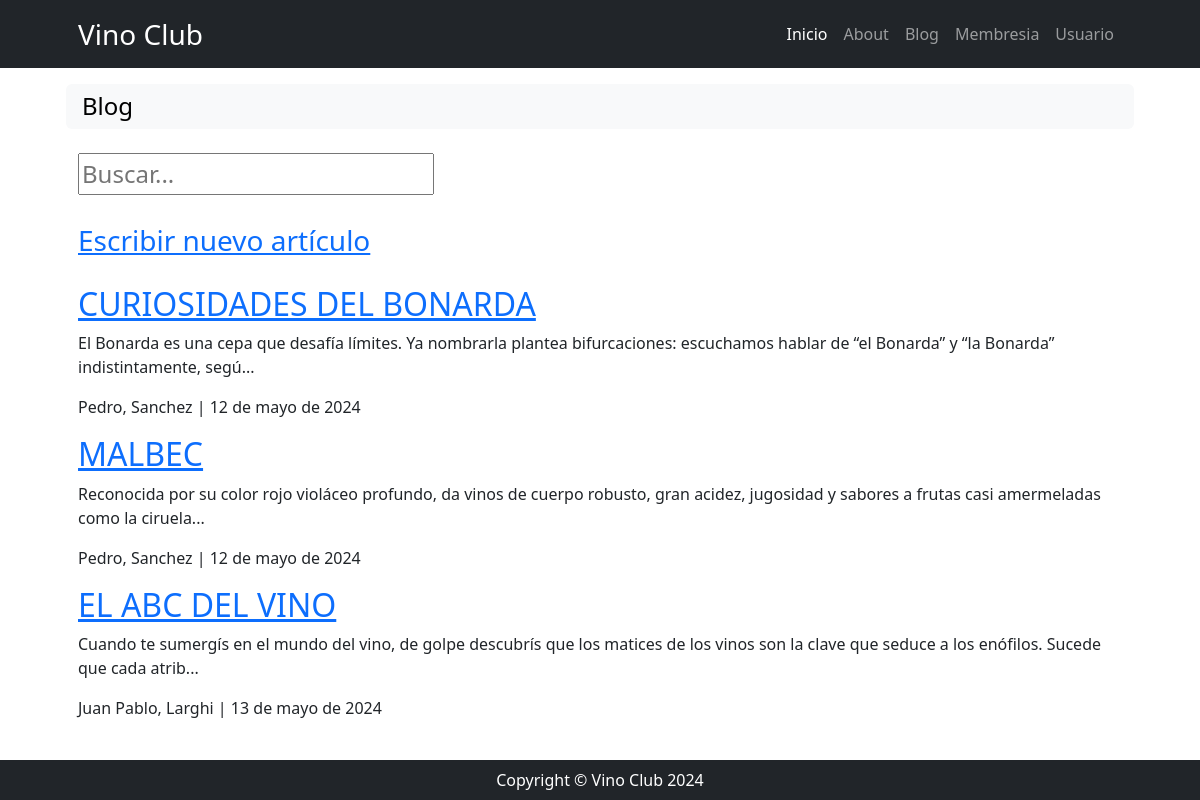
/blog/, run on an earlier commit of the app's database.
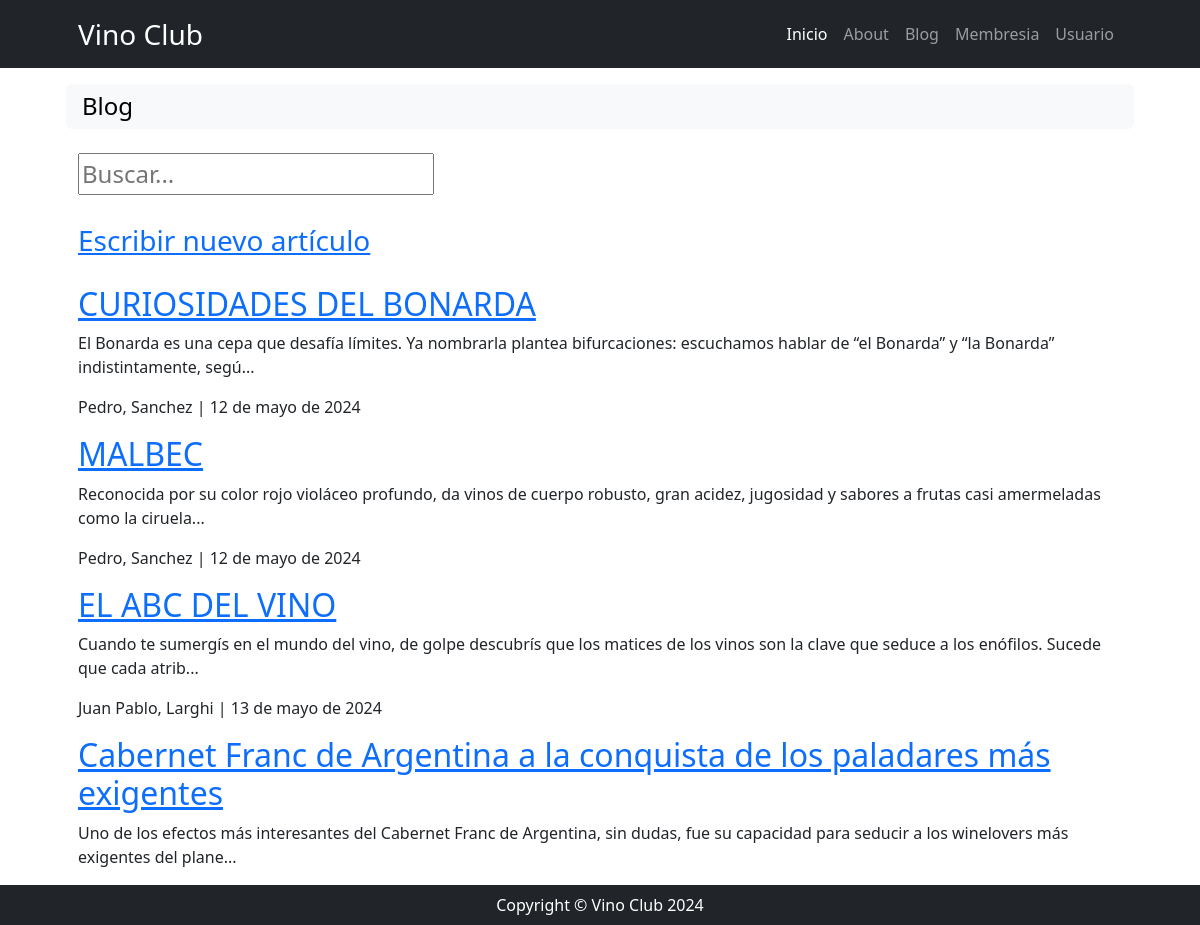
And on a later commit of the database.
### blog/models.py (models this page shows, shortened)
class Blog(models.Model):
    titulo = models.CharField(max_length=100)
    cuerpo = models.TextField(max_length=3000)
    autor = models.ForeignKey(Usuario, default=None, on_delete=models.SET_NULL, null=True, blank=True)
    fecha = models.DateField(auto_now_add=True)
    def snippet(self):
        return self.cuerpo[:150]+'...'

### usuario/models.py (models this page shows)
class Usuario(models.Model):
    nombre = models.CharField(max_length=45)
    apellido = models.CharField(max_length=45)
    pais_origen_id = models.ForeignKey(Pais, on_delete=models.SET_NULL, blank=True, null=True, verbose_name="país de origen")
    email = models.EmailField(max_length=100)
    password = models.CharField(max_length=200)
    created_at = models.DateField(auto_now_add=True)
    def __str__(self) -> str:
        return f"{self.nombre}, {self.apellido}"

### blog/views.py (the view)
# urls.py: path('', views.home, name='home'),
def home(request):
    blogs = models.Blog.objects.all().order_by('fecha')
    return render(request, 'blog/index.html', {'blogs': blogs})

### blog/templates/blog/index.html
{% extends 'core/base.html' %}
{% block title %}
    {% include 'core/components/title1.html' with title='Blog'%}
{% endblock title %}
{% block content %}
    <div class="fs-4 pb-4">
        <form action="{% url 'blog:blog_search' %}" method="get">
            <input type="text" name="consulta" placeholder="Buscar...">
        </form>
    </div>
    <div class="fs-3 pb-4">
        <a href="{% url 'blog:blog_create' %}">Escribir nuevo artículo</a>
    </div>
    <div class="blog">
        {% for blog in blogs %}
            <div class="blog">
                <h2><a href="{% url 'blog:blog_fullview' blog.id %}">{{ blog.titulo }}</a></h2>
                <p>{{ blog.snippet }}</p>
                <p>{{ blog.autor }} | {{ blog.fecha }}</p>
            </div>
        {% endfor %}
    </div>
{% endblock content %}

What changed in the data, as far as the page shows it:
added Blog: titulo "Cabernet Franc de Argentina a la conquista de los paladares más exigentes", snippet "Uno de los efectos más interesantes del Cabernet Franc de Argentina, sin dudas, fue su capacidad para seducir a los winelovers más exigentes del plane..."
